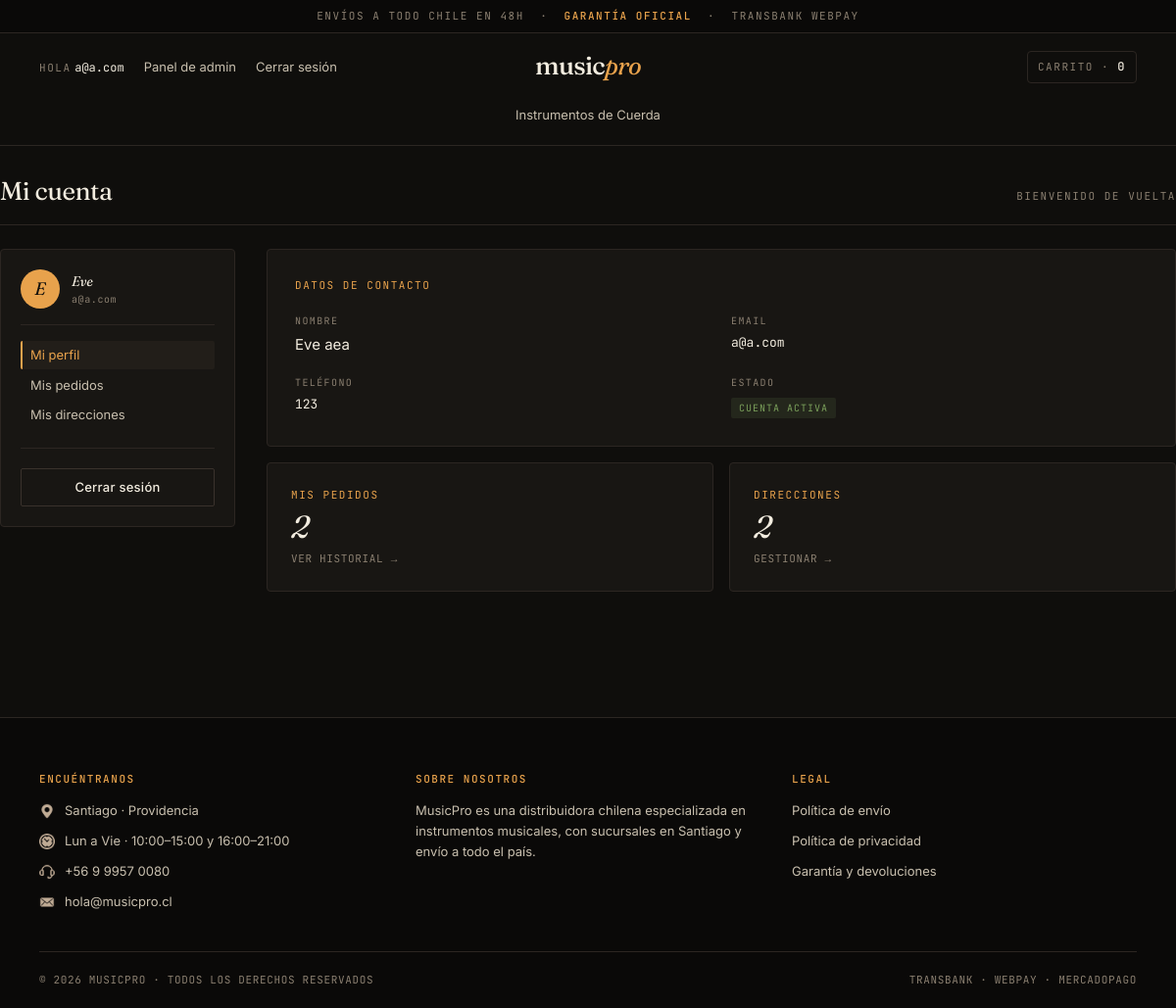
The page /Perfil (signed in) on the database as committed earlier.
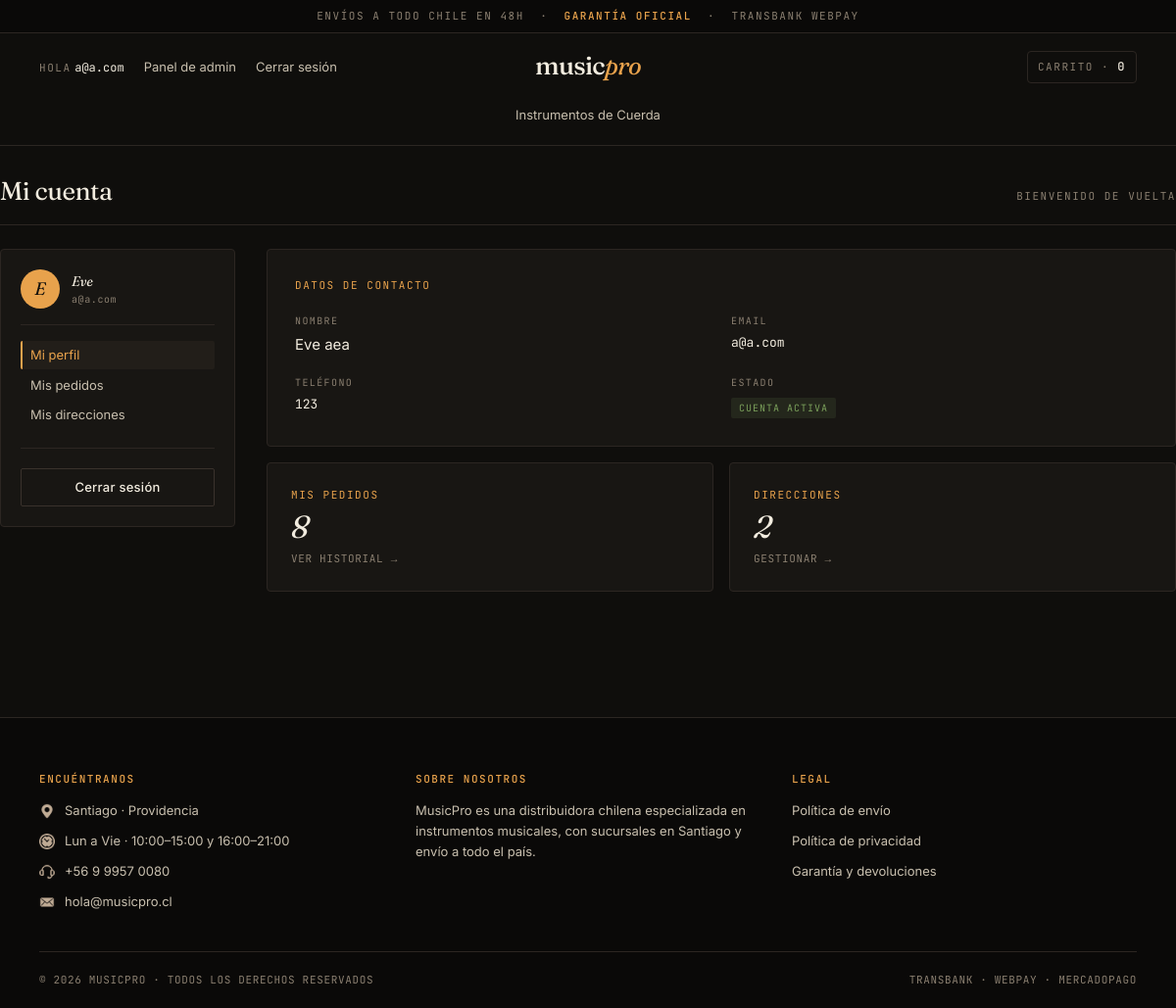
The same page on the database as committed later.
### app/models.py (models this page shows, shortened)
class User(AbstractBaseUser,PermissionsMixin):
    email = models.EmailField('Correo',unique=True)
    username = models.CharField('nombre',max_length=255)
    apellido = models.CharField('apellido',max_length=255 ,null=True)
    telefono = models.CharField('telefono',max_length=255 ,null=True)
    is_active = models.BooleanField(default=True)
    is_staff = models.BooleanField(default=False)
    is_bodeguero = models.BooleanField(default=False)
    is_vendedor = models.BooleanField(default=False)
    is_contador = models.BooleanField(default=False)
    objects = customUserManager()
    USERNAME_FIELD = 'email'
    EMAIL_FIELD = 'email'
    REQUIRED_FIELDS = ['username','apellido','telefono']
    class Meta:
        verbose_name = 'User'
        verbose_name_plural = 'Users'

### app/views.py (the view)
# urls.py: path('Perfil',viewPerfil, name="viewPerfil"),
def viewPerfil(request):
    return render(request,'app/tienda/Perfil/perfil.html')

### app/context_processors.py (called while the page is built)
def categorias(request):
    categorias = Categoria.objects.all()
    return {'categorias': categorias}

### carts/context_processors.py (called while the page is built)
def counter(request):
    cart_count = 0
    try:
        cart = Cart.objects.filter(cart_id=_cart_id(request))
        cart_items = CartItem.objects.all().filter(cart=cart[:1])
        for cart_item in cart_items:
            cart_count += cart_item.quantity
    except Cart.DoesNotExist:
        cart_count = 0
    return dict(cart_count=cart_count)

### carts/views.py (called while the page is built)
def _cart_id(request):
    cart = request.session.session_key
    if not cart:
        cart= request.session.create()
    return cart

### app/templates/app/tienda/Perfil/perfil.html
{% extends 'app/base.html' %}
{% load static %}
{% block contenido %}
<section class="section-content container">
    <header class="section-head" style="padding-top: 0;">
        <h2>Mi cuenta</h2>
        <span class="meta">Bienvenido de vuelta</span>
    </header>
    <div class="store-layout">
        {% include 'app/tienda/Perfil/_sidebar.html' with active='perfil' %}
        <main>
            <div class="cart-card" style="padding: 28px; margin-bottom: 16px;">
                <div class="eyebrow" style="margin-bottom: 20px;">Datos de contacto</div>
                <div style="display: grid; grid-template-columns: 1fr 1fr; gap: 20px;">
                    <div>
                        <div style="font-family: var(--font-mono); font-size: 10px; letter-spacing: 0.14em; color: var(--muted); text-transform: uppercase; margin-bottom: 4px;">Nombre</div>
                        <div>{{ user.username|capfirst }} {{ user.apellido|default:"" }}</div>
                    </div>
                    <div>
                        <div style="font-family: var(--font-mono); font-size: 10px; letter-spacing: 0.14em; color: var(--muted); text-transform: uppercase; margin-bottom: 4px;">Email</div>
                        <div style="font-family: var(--font-mono); font-size: 13px;">{{ user.email }}</div>
                    </div>
                    <div>
                        <div style="font-family: var(--font-mono); font-size: 10px; letter-spacing: 0.14em; color: var(--muted); text-transform: uppercase; margin-bottom: 4px;">Teléfono</div>
                        <div style="font-family: var(--font-mono); font-size: 13px;">{{ user.telefono|default:"—" }}</div>
                    </div>
                    <div>
                        <div style="font-family: var(--font-mono); font-size: 10px; letter-spacing: 0.14em; color: var(--muted); text-transform: uppercase; margin-bottom: 4px;">Estado</div>
                        <div><span style="display: inline-block; padding: 3px 8px; border-radius: 2px; background: rgba(123, 160, 91, 0.12); color: var(--success); font-family: var(--font-mono); font-size: 10px; letter-spacing: 0.1em; text-transform: uppercase;">Cuenta activa</span></div>
                    </div>
                </div>
            </div>
            <div style="display: grid; grid-template-columns: 1fr 1fr; gap: 16px;">
                <a href="{% url 'viewOrders' %}" class="cart-card" style="padding: 24px; text-decoration: none; display: block;">
                    <div class="eyebrow" style="margin-bottom: 8px;">Mis pedidos</div>
                    <div style="font-family: var(--font-display); font-style: italic; font-size: 32px; color: var(--paper); line-height: 1;">{{ user.order_set.count }}</div>
                    <div style="font-family: var(--font-mono); font-size: 11px; color: var(--muted); margin-top: 8px; letter-spacing: 0.06em; text-transform: uppercase;">Ver historial →</div>
                </a>
                <a href="{% url 'viewUbis' %}" class="cart-card" style="padding: 24px; text-decoration: none; display: block;">
                    <div class="eyebrow" style="margin-bottom: 8px;">Direcciones</div>
                    <div style="font-family: var(--font-display); font-style: italic; font-size: 32px; color: var(--paper); line-height: 1;">{{ user.userubicacion_set.count }}</div>
                    <div style="font-family: var(--font-mono); font-size: 11px; color: var(--muted); margin-top: 8px; letter-spacing: 0.06em; text-transform: uppercase;">Gestionar →</div>
                </a>
            </div>
        </main>
    </div>
</section>
{% endblock %}

### app/templates/app/base.html (shortened to what this page needs)
{% load static %}
<!DOCTYPE html>
<html lang="es">
<head>
    <link rel="stylesheet" href="{% static 'css/estilos.css' %}">
</head>
<body>
    <header>
        <div class="contenedor-anuncio">
            Envíos a todo Chile en 48h &nbsp;·&nbsp; <b>Garantía oficial</b> &nbsp;·&nbsp; Transbank Webpay
        </div>
        <div class="nav-bar">
            <ul class="sesion">
                {% if user.is_authenticated %}
                    <li><span class="eyebrow eyebrow-muted">Hola</span> <a href="{% url 'viewPerfil' %}" class="user-mail">{{ user.email }}</a></li>
                    {% if user.is_staff %}
                        <li><a href="{% url 'adminView' %}">Panel de admin</a></li>
                    {% endif %}
                    <li><a href="{% url 'logout' %}">Cerrar sesión</a></li>
                {% else %}
                    <li><a href="{% url 'loginCli' %}">Iniciar sesión</a></li>
                    <li><a href="{% url 'RegistroCli' %}">Crear cuenta</a></li>
                {% endif %}
            </ul>
            <div class="contenedor-logo">
                <a href="{% url 'home' %}" class="brand-word">music<em>pro</em></a>
            </div>
            <div class="cart-wrap">
                <div id="cart" class="cart-icon">
                    <a href="{% url 'cart' %}" style="display:inline-flex;align-items:center;gap:8px;color:inherit;">
                        Carrito · <span id="cart-quantity">{{ cart_count }}</span>
                    </a>
                </div>
            </div>
        </div>
        <nav class="cat-nav" aria-label="Categorías">
            {% for ve in categorias %}
                <a href="{% url 'store' ve.slug %}">{{ ve.nombreCategoria }}</a>
            {% endfor %}
        </nav>
    </header>
    <main class="contenido">
        {% block contenido %}{% endblock %}
    </main>
    <footer>
        <div class="container">
            <div class="row">
                <div class="footer-col">
                    <h3>Encuéntranos</h3>
                    <ul>
                        <li><img src="{% static 'img/icons/ubicacion.png' %}" alt=""> Santiago · Providencia</li>
                        <li><img src="{% static 'img/icons/horario.png' %}" alt=""> Lun a Vie · 10:00–15:00 y 16:00–21:00</li>
                        <li><img src="{% static 'img/icons/atencion.png' %}" alt=""> +56 9 9957 0080</li>
                        <li><img src="{% static 'img/icons/correo.png' %}" alt=""> <a href="mailto:hola@musicpro.cl">hola@musicpro.cl</a></li>
                    </ul>
                </div>
                <div class="footer-col">
                    <h3>Sobre nosotros</h3>
                    <ul>
                        <li>MusicPro es una distribuidora chilena especializada en instrumentos musicales, con sucursales en Santiago y envío a todo el país.</li>
                    </ul>
                </div>
                <div class="footer-col">
                    <h3>Legal</h3>
                    <ul>
                        <li><a href="#">Política de envío</a></li>
                        <li><a href="#">Política de privacidad</a></li>
                        <li><a href="#">Garantía y devoluciones</a></li>
                    </ul>
                </div>
            </div>
            <div class="footer2">
                <div>© 2026 MusicPro · Todos los derechos reservados</div>
                <div>Transbank · Webpay · MercadoPago</div>
            </div>
        </div>
    </footer>
</body>
</html>

### app/templates/app/tienda/Perfil/_sidebar.html
<aside>
    <div class="filter-card">
        <div class="filter-group">
            <div style="display: flex; align-items: center; gap: 12px; padding-bottom: 16px; margin-bottom: 16px; border-bottom: 1px solid var(--line);">
                <div style="width: 40px; height: 40px; border-radius: 50%; background: var(--amber); color: var(--bg); display: flex; align-items: center; justify-content: center; font-family: var(--font-display); font-style: italic; font-size: 18px;">
                    {{ user.username|first|upper }}
                </div>
                <div style="min-width: 0; flex: 1;">
                    <div style="font-family: var(--font-display); font-style: italic; font-size: 14px; color: var(--paper);">{{ user.username|capfirst }}</div>
                    <div style="font-family: var(--font-mono); font-size: 10px; color: var(--muted); letter-spacing: 0.06em; overflow: hidden; text-overflow: ellipsis; white-space: nowrap;">{{ user.email }}</div>
                </div>
            </div>
            <ul style="display: flex; flex-direction: column; gap: 2px;">
                <li><a href="{% url 'viewPerfil' %}" class="perfil-navlink {% if active == 'perfil' %}is-active{% endif %}">Mi perfil</a></li>
                <li><a href="{% url 'viewOrders' %}" class="perfil-navlink {% if active == 'ordenes' %}is-active{% endif %}">Mis pedidos</a></li>
                <li><a href="{% url 'viewUbis' %}" class="perfil-navlink {% if active == 'ubis' %}is-active{% endif %}">Mis direcciones</a></li>
            </ul>
        </div>
        <div class="filter-group">
            <a href="{% url 'logout' %}" class="btn btn-ghost btn-block">Cerrar sesión</a>
        </div>
    </div>
</aside>

Rows that differ between the two databases and show on the page:
changed User "Eve": order_set.count "2" → "8"
